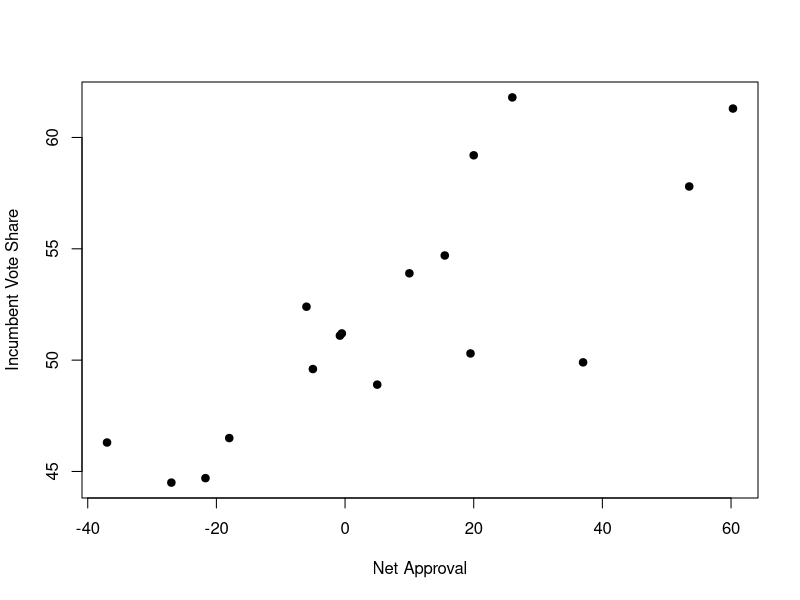
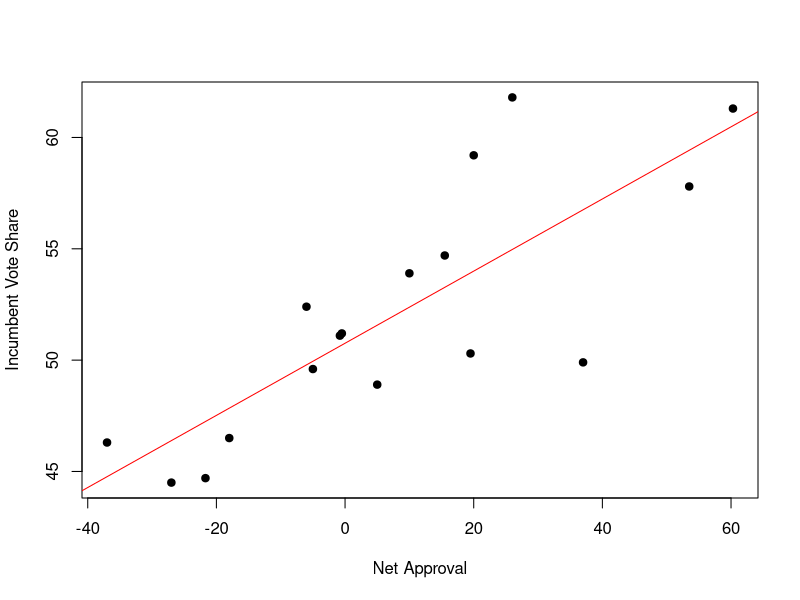

The R source for these figures, in order:
## ---- chunk 1
knitr::opts_chunk$set(echo = TRUE)
## ---- chunk 2
## rm(list=ls())
setwd('/Users/tongtongzhang/Dropbox (IPL)/155B Machine Learning/Lecture/Lecture 2')
dat <- read.csv("TimeChange.csv")
class(dat)
## ---- chunk 3
dim(dat)
names(dat)
## ---- chunk 4
summary(dat)
## ---- chunk 5
plot(dat$Incumbent_Net_Approval, dat$IncumbentVoteShare, pch = 19, xlab = "Net Approval", 
     ylab = "Incumbent Vote Share") 

identify(dat$Incumbent_Net_Approval, dat$IncumbentVoteShare, labels = dat$Year)
## ---- chunk 6
lin <- lm(IncumbentVoteShare ~ Incumbent_Net_Approval, data = dat)
## ---- chunk 7
plot(dat$IncumbentVoteShare ~ dat$Incumbent_Net_Approval, pch = 19, xlab = "Net Approval", 
     ylab = "Incumbent Vote Share")
abline(lin, col = "red")
## ---- chunk 8
names(lin)
lin$coefficients[2]
## ---- chunk 9

summary(lin$fitted.values)
# What are the fitted values?

## ---- chunk 10

summary(lin$residuals)
# What are the residuals?
## ---- chunk 11
my_pred <- function(mod, variable){
  coefs <- mod$coefficients
  pred <- coefs[1] + coefs[2]*variable
  return(pred)
}
## ---- chunk 12

new_obs <- c(-4, 100, -100, 50) # what do these values substantively mean
my_pred(lin, new_obs) # what is this returning?

predict(lin, newdata=data.frame(Incumbent_Net_Approval=new_obs))
